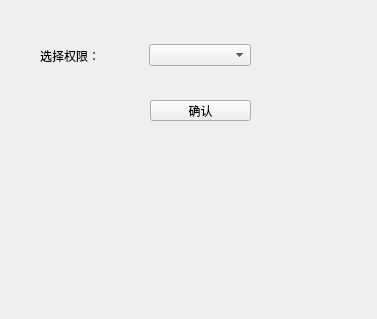
<?xml version="1.0" encoding="UTF-8"?>
<ui version="4.0">
 <class>typeChangeForm</class>
 <widget class="QWidget" name="typeChangeForm">
  <property name="geometry">
   <rect>
    <x>0</x>
    <y>0</y>
    <width>377</width>
    <height>319</height>
   </rect>
  </property>
  <property name="windowTitle">
   <string>Form</string>
  </property>
  <widget class="QPushButton" name="pushButton">
   <property name="geometry">
    <rect>
     <x>150</x>
     <y>100</y>
     <width>101</width>
     <height>21</height>
    </rect>
   </property>
   <property name="text">
    <string>确认</string>
   </property>
  </widget>
  <widget class="QWidget" name="">
   <property name="geometry">
    <rect>
     <x>40</x>
     <y>40</y>
     <width>211</width>
     <height>31</height>
    </rect>
   </property>
   <layout class="QHBoxLayout" name="horizontalLayout">
    <item>
     <widget class="QLabel" name="label">
      <property name="text">
       <string>选择权限：</string>
      </property>
     </widget>
    </item>
    <item>
     <widget class="QComboBox" name="comboBox">
      <item>
       <property name="text">
        <string/>
       </property>
      </item>
      <item>
       <property name="text">
        <string>管理员</string>
       </property>
      </item>
      <item>
       <property name="text">
        <string>收银员</string>
       </property>
      </item>
      <item>
       <property name="text">
        <string>厨师</string>
       </property>
      </item>
     </widget>
    </item>
   </layout>
  </widget>
 </widget>
 <resources/>
 <connections/>
</ui>
